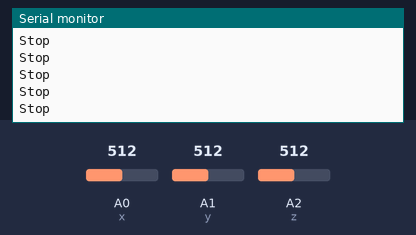
A sketch run on a simulated Arduino Uno, built with avr-gcc and run on an emulated ATmega328P. On the bench: the last lines printed to the serial monitor. Inputs (shaded band) come from the test bench; at power-on: A0 (x) = 512, A1 (y) = 512, A2 (z) = 512.

Above: at 1.2 s.
1.3 s: A0 (x) set to 560
2.8 s: A0 (x) set to 589
At 3.6 s:
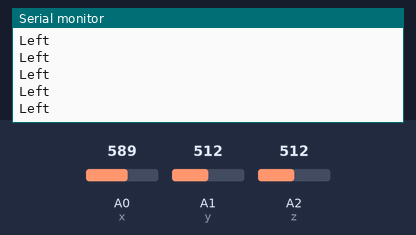
4.7 s: A1 (y) set to 555
6.2 s: A1 (y) set to 586
At 6.7 s:
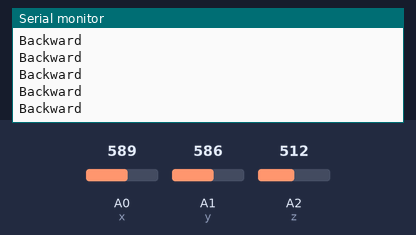
10.0 s: A1 (y) set to 438
At 10.5 s:
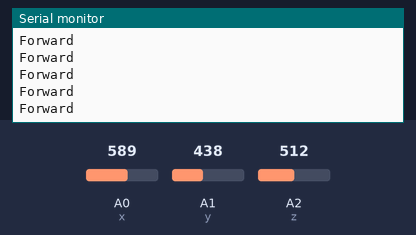
13.0 s: A1 (y) set to 461
At 13.6 s:
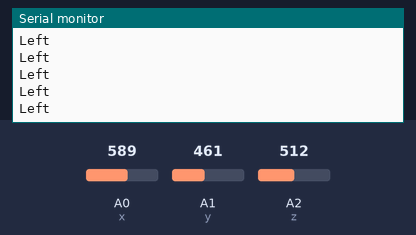

Measured:
- the behaviour switches between 571 and 572 on A0 (x) (found by bisection; images 0 and 1)
- the behaviour switches between 571 and 572 on A1 (y) (found by bisection; images 1 and 2)
- the behaviour switches between 452 and 453 on A1 (y) (found by bisection; images 3 and 4)
- after the input at 2.8 s, the serial monitor: prints a new line after 0.07 s (image 1)
- after the input at 6.2 s, the serial monitor: prints a new line after 0.07 s (image 2)
- after the input at 10.0 s, the serial monitor: prints a new line after 0.07 s (image 3)
- after the input at 13.0 s, the serial monitor: prints a new line after 0.07 s (image 4)

The sketch:

ADXL_Interfacing_for_Gesture_Contol_RC.ino
```cpp
#define x A0
#define y A1
#define z A2

int x_val;
int y_val;
int z_val;
int x_val2;
int y_val2;
int z_val2;

void setup() {
  // put your setup code here, to run once:
  pinMode(x, INPUT);
  pinMode(y, INPUT);
  pinMode(z, INPUT);
  x_val = analogRead(A0);
  y_val = analogRead(A1);
  z_val = analogRead(A2);
  Serial.begin(9600);
}

void loop() {
  // put your main code here, to run repeatedly:
  x_val2 = analogRead(A0);
  y_val2 = analogRead(A1);
  z_val2 = analogRead(A2);
  int xval = x_val-x_val2;
  int yval = y_val-y_val2;
  int zval = z_val-z_val2;
  if(yval>=60){
    Serial.println("Forward");
  }
  else if(yval<=-60){
    Serial.println("Backward");
  }
  else if(xval>=60){
    Serial.println("Right");
  }
  else if(xval<=-60){
    Serial.println("Left");
  }
  else{
    Serial.println("Stop");
  }
}
```
